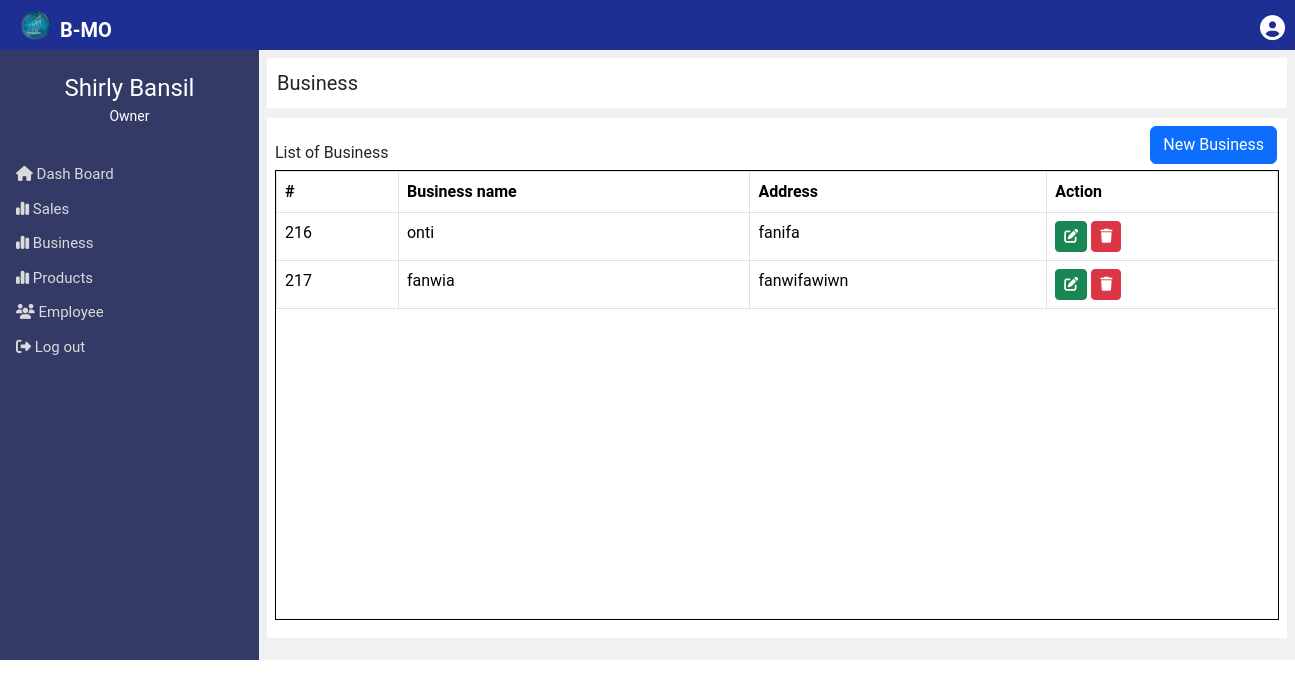
Page /owner_landing_page/Businessowner.php on the earlier database version.
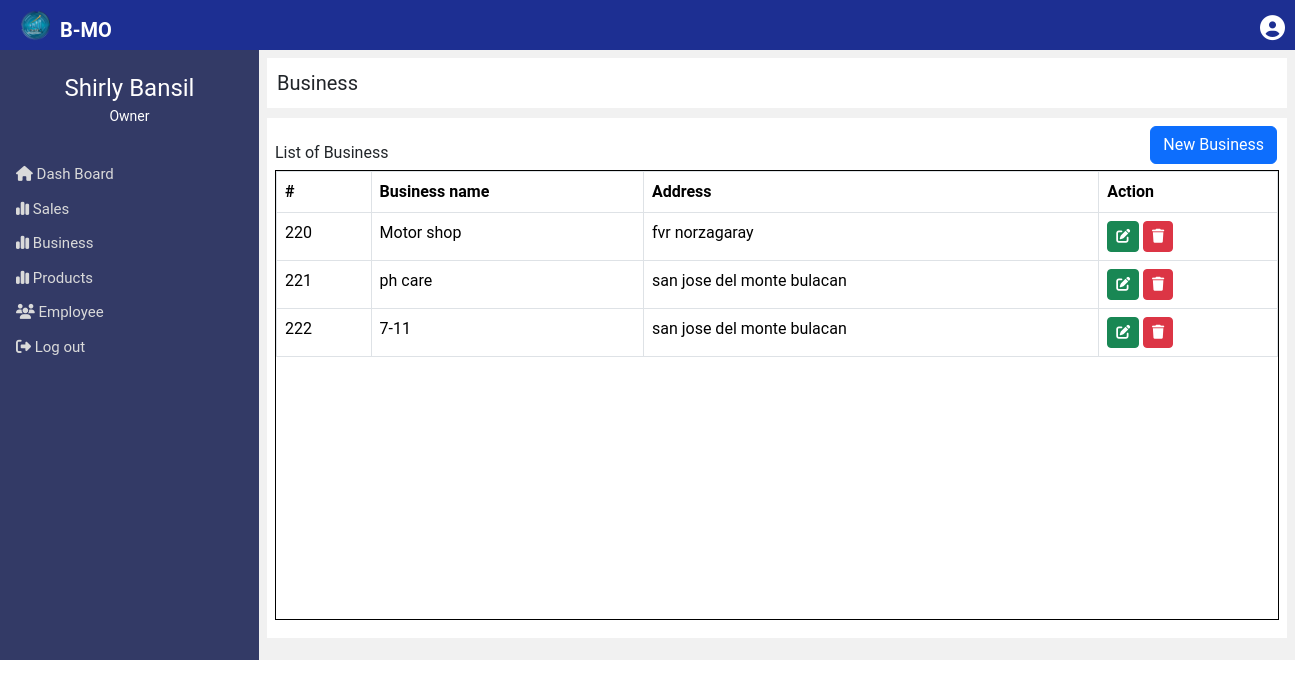
Same page on the later database version.
### tables this page shows
CREATE TABLE `business` (
  `Business_ID` int(11) NOT NULL,
  `Business_name` varchar(255) NOT NULL,
  `location` varchar(255) DEFAULT NULL
);

### owner_landing_page/Businessowner.php (the view, shortened to what this page needs)
<!DOCTYPE html>
<html>
    <head>
       <link rel="stylesheet" href="Businesowner.css">
    </head>
    <body>
        <div class="left">
            <img src="/Multi_business_system/picture/logo.png" style="width: 30px;position:absolute; top:10px; left:20px;" alt="">
            <div class="Company">B-MO</div>
                <div class="dropdown">
                  <button onclick="myFunction()" class="dropbtn"><i class="fa-solid fa-circle-user"></i></button>
              </div>
        </div>
        <div class="sidenav" id="a">
            <div class="companyname">Shirly Bansil</div>
                <div class="owner">Owner</div >
                   <a href="Dashboardowner.php" target="_top" class="nav"><i class="fa-solid fa-house"></i> Dash Board</a>
                   <a href="Salesowner.php" target="_top" class="nav"><i class="fa-solid fa-chart-simple"></i> Sales</a>
                   <a href="Businessowner.php" target="_top" class="nav"><i class="fa-solid fa-chart-simple"></i> Business</a>
                   <a href="product.php" target="_top" class="nav"><i class="fa-solid fa-chart-simple"></i> Products</a>
                   <a href="employee.php" target="_top" class="nav"><i class="fa-solid fa-users"></i> Employee</a>
               <a href="/Multi_business_systemy/landingpage/landingpage.php"><i class="fa-solid fa-right-from-bracket"></i> Log out</a>
        </div>
          <div class="main" id="a">
            <div class="frame" src="" name="iframe">
                <div class="addbusines">
                    <div class="product-top">Business</div>
                    </div>
                    <div class="busin-right">
                        <div class="sale">
                            <label>List of Business</label>
                <button type="button" class="btn btn-primary" data-bs-toggle="modal" id="moove" data-bs-target="#exampleModal">
                New Business
                </button>
      <div class="list_business">
          <div class="card-body">
             <?php include('header.php'); ?>
              <table class="table table-bordered table-hover">
                        <thead>
                            <tr>
                            <th scope="col">#</th>
                            <th scope="col">Business name</th>
                            <th scope="col">Address</th>
                            <th scope="col">Action</th>
                            </tr>
                        </thead>
                        <tbody>
                            <?php
                             $host = "localhost";
                             $dbname = "multi_bussines_system";
                             $username = "root";
                             $password = "";
                            try{
                                $pdo = new PDO("mysql:host=$host;dbname=$dbname", $username, $password);
                                 $pdo->setAttribute(PDO::ATTR_ERRMODE,PDO::ERRMODE_EXCEPTION);
                               $query = " SELECT * FROM business";
                               $statement = $pdo->prepare($query);
                               $statement->execute();
                               $result = $statement->fetchALL(PDO::FETCH_ASSOC);
                               if( $result){
                                foreach ($result as $row){
                                    ?>
                                    <tr>
                                        <td class="user_id"><?= $row['Business_ID'];?></td>
                                        <td><?= $row['Business_name']?></td>
                                        <td><?= $row['location']?></td>
                                        <td>
                                            <a href="#" class="btn btn-success btn-sm edit-data"> <i class="fa-solid fa-pen-to-square" style="color: #ffffff;"></i> </a>
                                            <a href="#" class="btn btn-danger btn-sm delete-data"> <i class="fa-solid fa-trash" style="color: #ffffff;"></i> </a>
                                        </td>
                                    </tr>
                                    <?php
                                }
                               }
                            }catch(PDOException $e){
                                echo $e->getMessage();
                            }
                            ?>
                        </tbody>
                      </div>
                    <?php include('footer.php');?>
       </body>
</html>

### owner_landing_page/header.php (shortened to what this page needs)
<!doctype html>
<html lang="en">
  <head>
    <link href="https://cdn.jsdelivr.net/npm/bootstrap@5.3.2/dist/css/bootstrap.min.css" rel="stylesheet">
  </head>
  <body>

### owner_landing_page/footer.php (shortened to what this page needs)
  </body>
</html>

### owner_landing_page/Businesowner.css (style rules this page uses)
body { padding: 0px; margin: 0px; box-sizing: border-box; }
* { font-family: 'Roboto', sans-serif; }
#moove { position: absolute; right: 10px; }
.Company { color: white; font-size: 20px; position: absolute; top: 15px; left: 60px; font-weight: bold; }
.left { background-color: #1d2f92; width: 100%; margin: 0px; height: 50px; }
.companyname { text-align: center; font-size: 24px; color: #fffefe; }
.owner { text-align: center; font-size: 14px; color: #ffffff; margin-bottom: 30px; }
.sidenav { width: 20%; z-index: 1; background-color: #333a66; overflow-x: hidden; padding-top: 20px; }
.sidenav a, .dropdown-btn { padding: 6px 8px 6px 16px; text-decoration: none; font-size: 15px; color: #dadada; display: block; border: none; background: none; width: 100%; text-align: left; cursor: pointer; outline: none; }
.main { width: 80%; background-color: #f1f1f1; }
#a { float: left; height: 610px; }
* { box-sizing: border-box; font-family: 'Roboto', sans-serif; }
.dropbtn { background-color: transparent; color: white; padding: 0px; font-size: 25px; border: none; position: absolute; left: 860px; top: -10px; cursor: pointer; }
.dropdown { display: inline-block; position: absolute; top: 20px; left: 400px; width: 40px; height: 40px; }
.frame { padding: 8px; width: 100%; height: 99%; box-sizing: border-box; border: none; }
.addbusines { background-color: white; padding: 10px; font-size: 20px; }
div.busin-right { height: 520px; background-color: white; margin-top: 10px; padding: 8px; position: relative; }
.sale { height: 40px; }
label { display: block; margin-top: 15px; }
.list_business { margin-top: 5px; border: 1px solid black; height: 450px; box-sizing: border-box; }

Differences in the rows shown:
removed business: Business_ID "216", Business_name "onti", location "fanifa"
removed business: Business_ID "217", Business_name "fanwia", location "fanwifawiwn"
added business: Business_ID "220", Business_name "Motor shop", location "fvr norzagaray"
added business: Business_ID "221", Business_name "ph care", location "san jose del monte bulacan"
added business: Business_ID "222", Business_name "7-11", location "san jose del monte bulacan"
